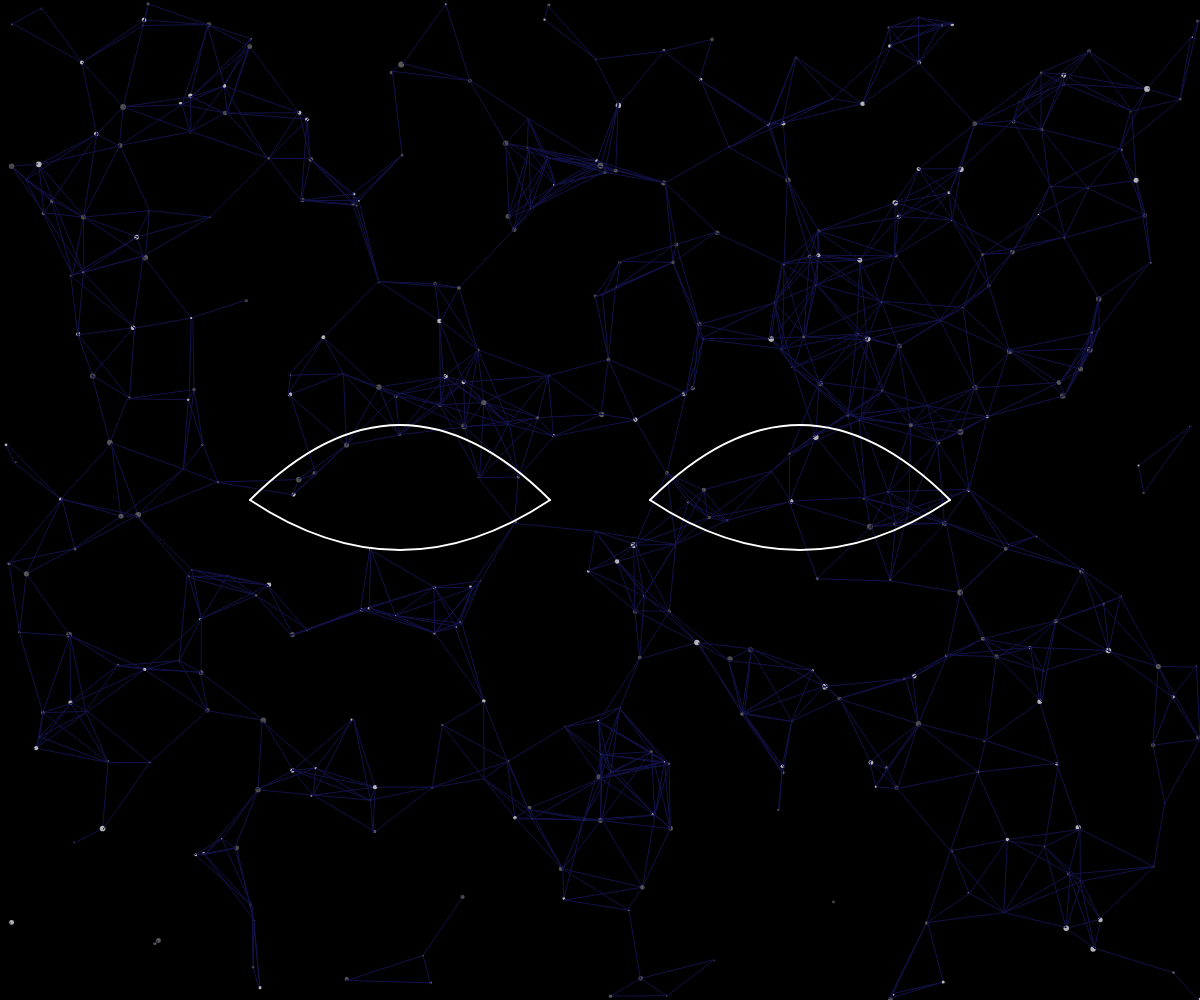
Frame 1 (no input)
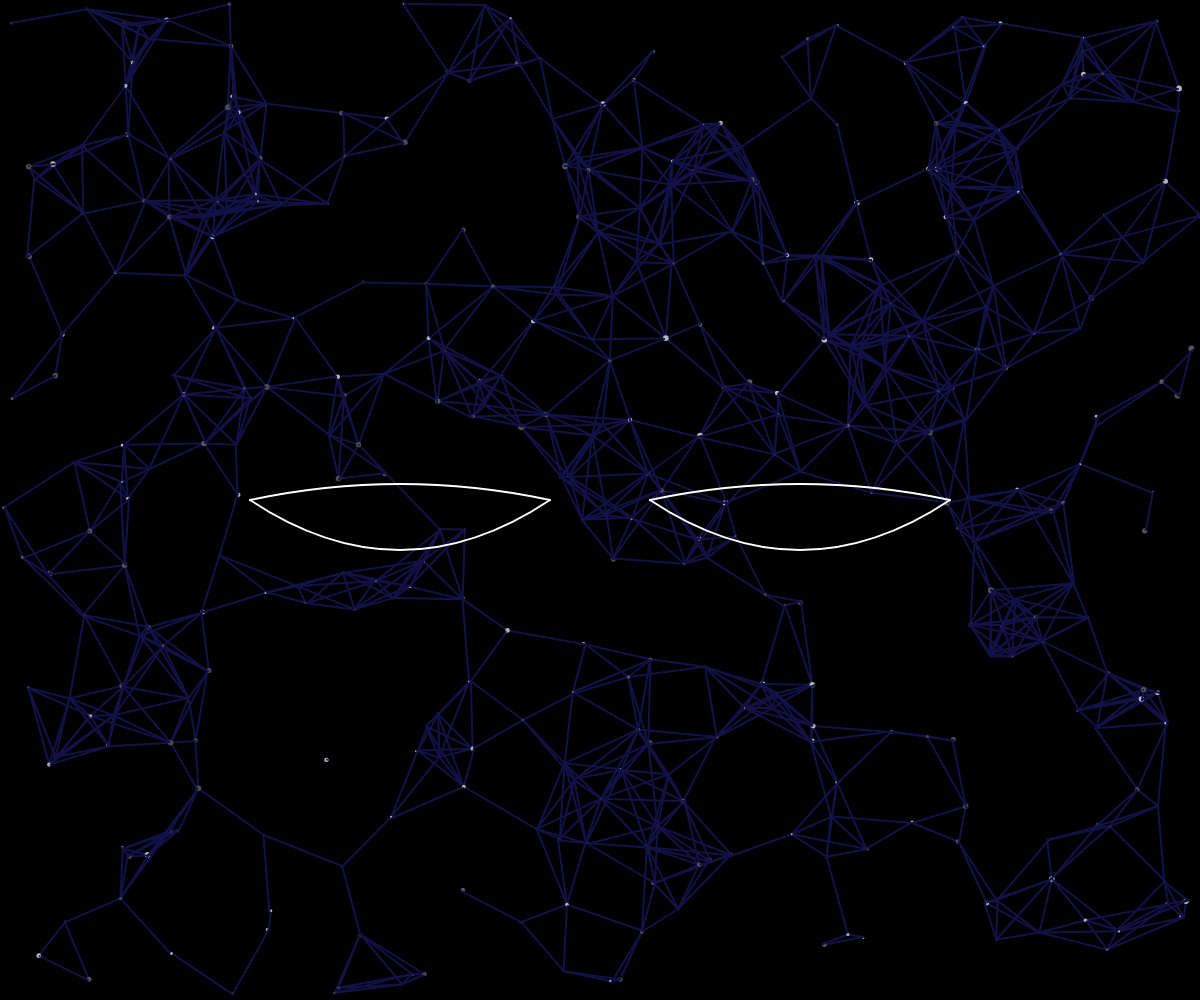
Frame 60 (no input)
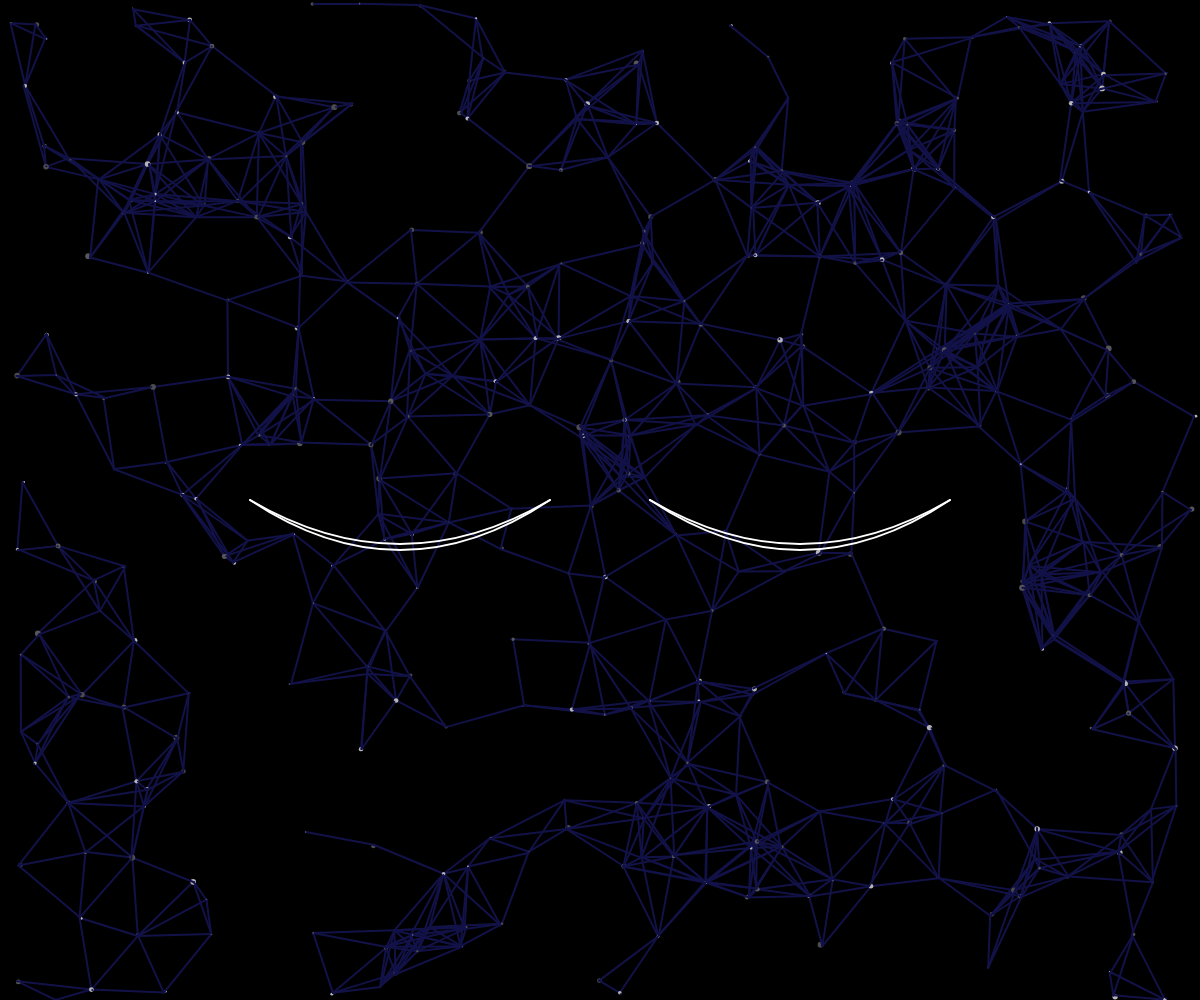
Frame 120 (the mouse pressed at the canvas centre since frame 60)

The p5.js sketch that drew these frames (run headless with seeded random() and noise() and a simulated clock; from frame 60 on, the mouse is pressed at the canvas centre):

// p5.js sketch
// ── sketch.js
//Eyes
let eye1, eye2;

//pests
let pests = [];
var pst = 0
const colorThemes = {
  red: {
    fill: "#FF6347",  // Tomato red
    line: "#3E0E0E"   // Firebrick red
  },
  green: {
    fill: "#90EE90",  // Light green
    line: "#0E3D0E"   // Office green
  },
  blue: {
    fill: "#ADD8E6",  // Light blue
    line: "#121249"   // Blue
  }
};

function setup() {
  createCanvas(windowWidth, windowHeight); // Use the full window dimensions
  let centerSpacing = 200; // Horizontal spacing between the two eyes
  eye1 = new Eye(windowWidth / 2 - centerSpacing, windowHeight / 2, 1, millis()); // Initialize first eye to the left
  eye2 = new Eye(windowWidth / 2 + centerSpacing, windowHeight / 2, 1, millis()); // Initialize second eye to the right
  
  //pests
  const themeKeys = Object.keys(colorThemes);
  const randomThemeKey = random(themeKeys);
  colorTheme = colorThemes[randomThemeKey];
  pst = random (4,15)
  for (let i = 0; i < width / pst; i++) {
    pests.push(new Pest());
    pests.push(new Pest());
    // pests.push(new Pest());
  }
  
}

function draw() {
  background(0);
  for (let i = 0; i < pests.length; i++) {
    pests[i].createPest();
    pests[i].movePest();
    pests[i].joinPests(pests.slice(i));
  }
  eye1.updateAndDraw(); // Update and draw first eye
  eye2.updateAndDraw(); // Update and draw second eye
  
}

class Eye {
  constructor(centerX, centerY, startDirection, startTime) {
    this.centerX = centerX;
    this.centerY = centerY;
    this.controlY = centerY - 150; // Start at a position above center
    this.direction = startDirection;
    this.lastChangeTime = startTime;
    this.isPaused = false;
    this.movePhase = 'down';
    this.speed = 2;
  }

  updateAndDraw() {
    // Draw the static curve
    strokeWeight(2);
    stroke(255);
    noFill();
    beginShape();
    vertex(this.centerX - 150, this.centerY);
    quadraticVertex(this.centerX, this.centerY + 100, this.centerX + 150, this.centerY);
    endShape();

    // Draw the animated curve
    beginShape();
    vertex(this.centerX - 150, this.centerY);
    quadraticVertex(this.centerX, this.controlY, this.centerX + 150, this.centerY);
    endShape();

    // Animation control logic
    if (!this.isPaused) {
      this.controlY += this.speed * this.direction;
      if ((this.movePhase === 'down' && this.controlY >= this.centerY + 100) || (this.movePhase === 'up' && this.controlY <= this.centerY - 100)) {
        if (this.movePhase === 'down') {
          this.movePhase = 'up';
          this.direction = -1;
        } else {
          this.movePhase = 'down';
          this.direction = 1;
          this.isPaused = true;
          this.lastChangeTime = millis();
        }
      }
    } else {
      if (millis() - this.lastChangeTime > 5000) {
        this.isPaused = false;
        this.lastChangeTime = millis(); // Reset the last change time
      }
    }
  }
}

function windowResized() {
  resizeCanvas(windowWidth, windowHeight);
  // Re-center the eyes when the window is resized
  let centerSpacing = 200;
  eye1.centerX = windowWidth / 2 - centerSpacing;
  eye2.centerX = windowWidth / 2 + centerSpacing;
  eye1.centerY = eye2.centerY = windowHeight / 2;
  eye1.controlY = eye2.controlY = windowHeight / 2 - 150;
}
class Pest {
  // setting the co-ordinates, radius and the
  // speed of a particle in both the co-ordinates axes.
  constructor() {
    this.x = random(0,width);
    this.y = random(0,height);
    this.r = random(1, 6);
    this.xSpeed = random(-2, 2);
    this.ySpeed = random(-1, 1.5);
    this.randoColor = [
      // color("#02665D"),
      // color("#009688"),
      // color("rgb(171,224,171)"),
      color("#4C4C4F"),
      color("#575759"),
      color("#B5B5B9"),
    ];
    this.f = random(this.randoColor);
    
  }

  // creation of a particle.
  createPest() {
    noStroke();

    fill(this.f);
    circle(this.x, this.y, this.r);
  }

  // setting the particle in motion.
  movePest() {
    if (this.x < 0 || this.x > width) this.xSpeed *= -1;
    if (this.y < height / 2 || this.y > height) this.ySpeed *= -1;
    this.x += this.xSpeed;
    this.y += this.ySpeed;
  }

  // this function creates the connections(lines)
  // between particles which are less than a certain distance apart
  joinPests(pests) {
    pests.forEach((element) => {
      let dis = dist(this.x, this.y, element.x, element.y);
      if (dis < 85) {
        //this.lf = random(1,3)
        //stroke("#C2E4BA23");
        stroke(colorTheme.line);
        line(this.x, this.y, element.x, element.y);
      }
      
    });
  }
}
